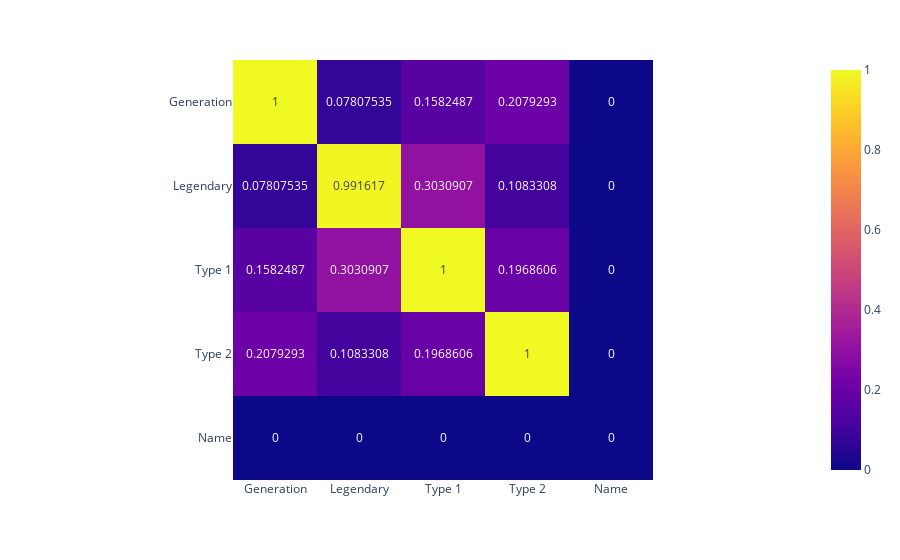

The notebook cell this image was saved under:
### Markdown cell above
## Heatmaps for qualitative correlations

### Code cell
# git clone https://github.com/ayanatherate/dfcorrs.git
# cd dfcorrs 
# pip install -r requirements.txt

from dfcorrs.cramersvcorr import Cramers
cram=Cramers()
# cram.corr(df_pokemon)
cram.corr(df_pokemon, plot_htmp=True)

### Figure 1 — Plotly figure (JSON) as saved in the notebook; plotly's stock layout.template omitted (floating-point values rounded to 4 significant figures)
{"data": [{"coloraxis": "coloraxis", "hovertemplate": "x: %{x}<br>y: %{y}<br>color: %{z}<extra></extra>", "name": "0", "texttemplate": "%{z}", "type": "heatmap", "x": ["Generation", "Legendary", "Type 1", "Type 2", "Name"], "xaxis": "x", "y": ["Generation", "Legendary", "Type 1", "Type 2", "Name"], "yaxis": "y", "z": [[1.0, 0.07808, 0.1582, 0.2079, 0.0], [0.07808, 0.9916, 0.3031, 0.1083, 0.0], [0.1582, 0.3031, 1.0, 0.1969, 0.0], [0.2079, 0.1083, 0.1969, 1.0, 0.0], [0.0, 0.0, 0.0, 0.0, 0.0]]}], "layout": {"coloraxis": {"colorscale": [[0, "#0d0887"], [0.1111, "#46039f"], [0.2222, "#7201a8"], [0.3333, "#9c179e"], [0.4444, "#bd3786"], [0.5556, "#d8576b"], [0.6667, "#ed7953"], [0.7778, "#fb9f3a"], [0.8889, "#fdca26"], [1, "#f0f921"]]}, "margin": {"t": 60}, "xaxis": {"anchor": "y", "constrain": "domain", "domain": [0, 1], "scaleanchor": "y"}, "yaxis": {"anchor": "x", "autorange": "reversed", "constrain": "domain", "domain": [0, 1]}}}
